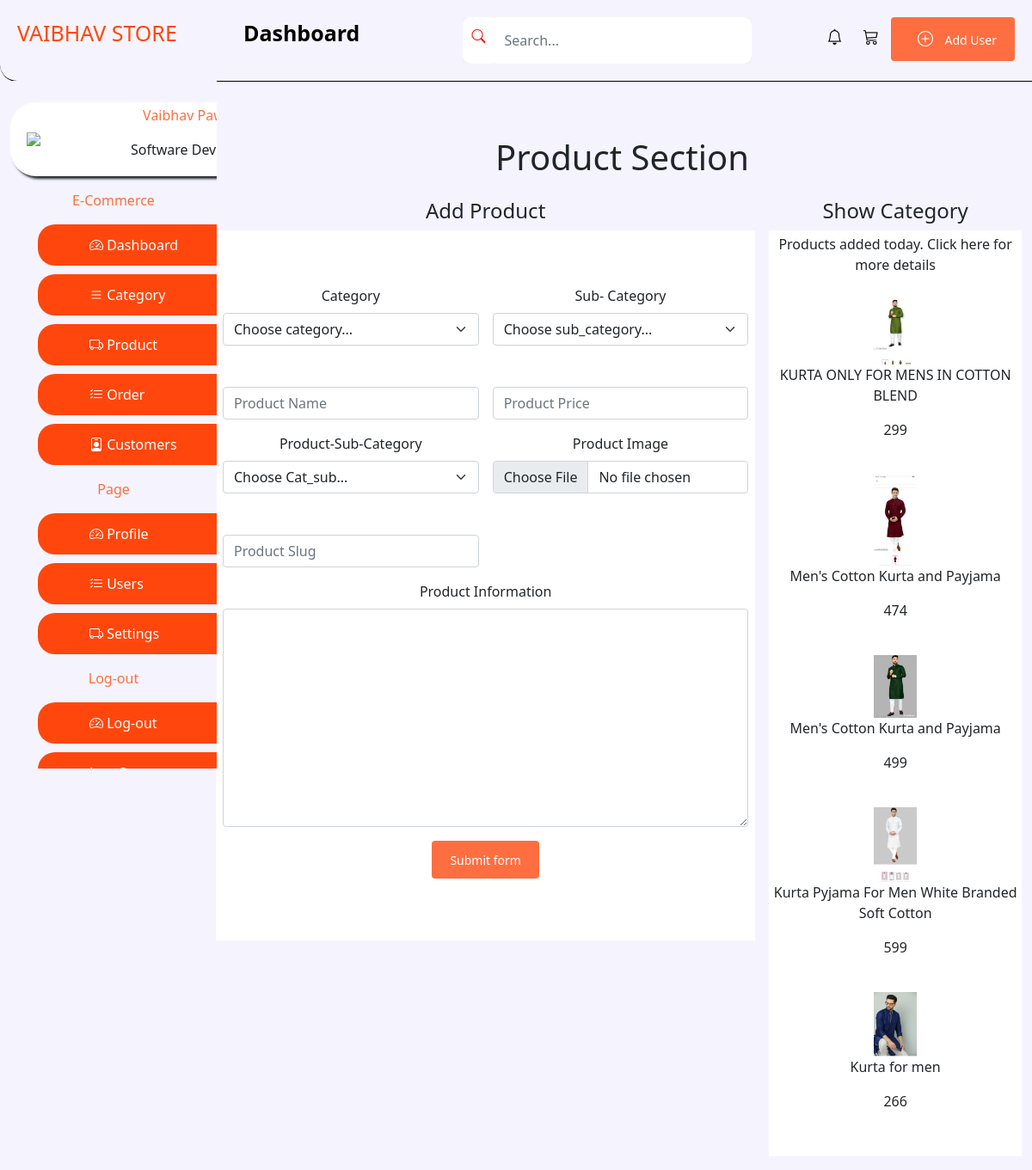
Screenshot of /Admin/Product.php (signed in) with the database file from the repository.
### tables this page shows
CREATE TABLE `product` (
  `ID` int(15) NOT NULL,
  `category` varchar(255) NOT NULL,
  `sub_category` varchar(255) NOT NULL,
  `Pro_category` varchar(255) NOT NULL,
  `count` varchar(255) NOT NULL,
  `product_name` varchar(255) NOT NULL,
  `product_price` varchar(255) NOT NULL,
  `product_slug` varchar(255) NOT NULL,
  `info` varchar(5255) NOT NULL,
  `product_id` varchar(5255) NOT NULL,
  `file` varchar(566) NOT NULL,
  `Date` date NOT NULL DEFAULT current_timestamp()
);

### Admin/Product.php (the view, shortened to what this page needs)
<?php include 'DB.php'; ?>
<!doctype html>
<html lang="en">
<head>
    <link href="https://cdn.jsdelivr.net/npm/bootstrap@5.0.2/dist/css/bootstrap.min.css" rel="stylesheet">
    <link rel="stylesheet" href="https://cdn.jsdelivr.net/npm/bootstrap-icons@1.10.4/font/bootstrap-icons.css">
    <link rel="stylesheet" href="CSS/Nav.css">
    <link rel="stylesheet" href="CSS/body.css">
</head>
<body>
    <div class="container-fluid">
        <?php include 'Sidenavbar.php' ?>
        <div class="main">
            <div class="conatainer">
                <h1 class="m-4">Product Section</h1>
                <div class="row">
                    <div class="col-md-8">
                        <h4 class="">Add Product</h4>
                        <form class="row g-3 needs-validation Category-box mt-2 mb-5 pt-5 pb-5" action="<?php echo htmlentities($_SERVER['PHP_SELF']); ?>" method="post" enctype="multipart/form-data">
                            <div class="col-md-6 ">
                                <label for="validationCustom01" class="form-label">Category</label>
                                <select class="form-select  mb-5" id="autoSizingSelect" name="category" require>
                                    <option selected disabled value="">Choose category...</option>
                            </div>
                            <div class="col-md-6">
                                <input type="text" class="form-control" id="validationCustom01" name="product_name" placeholder="Product Name" required>
                            </div>
                            <div class="col-md-6 ">
                                <label for="validationCustom01" class="form-label">Sub- Category</label>
                                <select class="form-select  mb-5" id="autoSizingSelect" name="sub_category" require>
                                    <option selected disabled value="">Choose sub_category...</option>
                            </div>
                            <div class="col-md-6">
                                <input type="text" class="form-control" id="validationCustom01" name="product_price" placeholder="Product Price" required>
                            </div>
                            <div class="col-md-6 ">
                                <label for="validationCustom01" class="form-label">Product-Sub-Category</label>
                                <select class="form-select  mb-5" id="autoSizingSelect" name="Cat_sub" require>
                                    <option selected disabled value="">Choose Cat_sub...</option>
                            </div>
                            <div class="col-md-6">
                                <input type="text" class="form-control" id="validationCustom01" name="product_slug" placeholder="Product Slug" required>
                            </div>
                            <div class="col-md-6">
                                <label for="validationCustom01" class="form-label">Product Image</label>
                                <input type="file" class="form-control" id="validationCustom01" name="file" required>
                            </div>
                            <div class="col-md-12">
                                <label for="validationCustom01" class="form-label">Product Information</label>
                                <textarea type="text" name="product_info" id="" class="form-control" cols="30" rows="10" name="product_info" required></textarea>
                            </div>
                            <div class="col-12 mb-4">
                                <button class="btn btn-primary" type="submit" name="submit">Submit form</button>
                            </div>
                        </form>
                    </div>
                    <div class="col-md-4">
                        <h4>Show Category</h4>
                        <div class="table-responsive table p-1">
                            <p>Products added today. Click here for more details</p>
                            <div class="conatiner">
                                <div class="row">
                                    <div class="col-md-12">
                                        <?php
                                        $query = "select * from product limit 5 ";
                                        $show = mysqli_query($con, $query);
                                        while ($row = mysqli_fetch_array($show)) {
                                            if ($show) {
                                        ?>
                                                <img src="<?php echo $row['file'];  ?>" style="width:50px" alt="" srcset="">
                                            <div class="row">
                                                <div class="col-md-12">
                                                <p><?php echo $row['product_name'];  ?></p>
                                                <p><?php echo $row['product_price'];  ?></p>
                                                </div>
                                            </div>
                                                <br/>
                                        <?php
                                            }
                                        }
                                        ?>
                                    </div>
                                </div>
                            </div>
                        </div>
                    </div>
                </div>
            </div>
        </div>
    </div>
</body>
</html>

### Admin/CSS/Nav.css (style rules this page uses)
Nav { display: flex; justify-content: space-between; padding: 20px; position: fixed; border-bottom: 1px solid black; border-bottom-left-radius: 20px; width: 100%; background-color: #f5f4fe; }
.logo a { text-decoration: none; color: #ff470d; font-size: 25px; text-transform: uppercase; }
.overview { display: flex; justify-content: space-between; }
.overview p { color: #000; font-weight: bolder; font-size: 25px; }
.overview .search { display: flex; margin-left: 120px; background-color: #f2f2f2; }
.overview .search i { background-color: #fff; color: red; padding: 10px; border-bottom-left-radius: 10px; border-top-left-radius: 10px; }
.overview .search input { width: 300px; border: none; border-bottom-right-radius: 10px; border-top-right-radius: 10px; }
.side-menu i { padding-left: 10px; margin-right: 10px; cursor: pointer; text-decoration: none; font-size: 18px; }
.btn { color: #fff !important; background-color: #ff6e40; border-color: #ff6e40; font-size: 14px; text-align: center; text-decoration: none; border: 1px solid transparent; padding: 0.675rem 1.25rem; }
.btn i { background-color: #ff6e40; color: white; }
.main { width: 80%; margin-left: 21%; text-align: center; background-color: #f5f4fe; height: 100vh; padding-top: 135px; }

### Admin/CSS/body.css (style rules this page uses)
* { margin: 0; padding: 0; }
body { background-color: #f5f4fe; }
a { text-decoration: none; color: black; }
.container-fluid { background-color: #f5f4fe; display: flex; }
.section-box, .section-box-two, .table, .Category-box { background-color: #fff; }

### rows the page displays
product: file (picture), product_name "KURTA ONLY FOR MENS IN COTTON BLEND", product_price "299"
product: file (picture), product_name "Men's Cotton Kurta and Payjama", product_price "474"
product: file (picture), product_name "Men's Cotton Kurta and Payjama", product_price "499"
product: file (picture), product_name "Kurta Pyjama For Men White Branded Soft Cotton", product_price "599"
product: file (picture), product_name "Kurta for men", product_price "266"

### other values shown
$_SESSION['first_name'] "Vaibhav"
$_SESSION['post'] "Software…"
